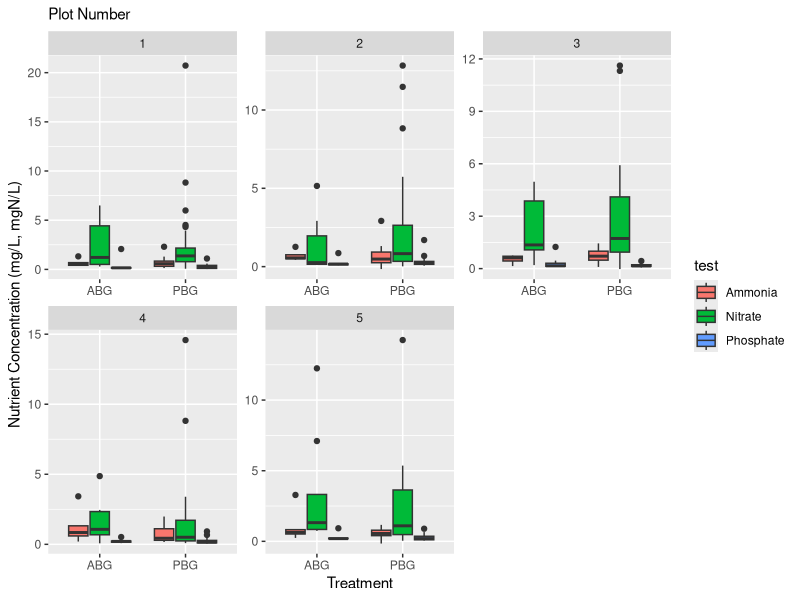

This chart was generated by the following R code:
## ---- chunk 1
knitr::opts_chunk$set(echo = TRUE)
## ---- chunk 2
library(tidyverse)
## ---- chunk 3
rawPBGN <- read.csv("PBG_N_compiled_raw_2021.csv", stringsAsFactors = TRUE)
rawPBGP <- read.csv("PBG_P_compiled_raw_2021.csv", stringsAsFactors = TRUE)
rawPBGtrts <- read.csv("PBG_trts.csv", stringsAsFactors = TRUE)
## ---- chunk 4
pbgPN <- rbind(rawPBGP, rawPBGN)
## ---- chunk 5
FilteredUpgbPN <- pbgPN %>% 
  filter(grepl('U', sample))
## ---- chunk 6
dim(FilteredUpgbPN)
dim(unique(FilteredUpgbPN))
## ---- chunk 7
maxDilutionPBG <- FilteredUpgbPN %>% 
  group_by(Sample) %>% 
  filter(dilution == max(dilution, na.rm = TRUE)) %>% 
  ungroup()
## ---- chunk 8
PNTreatment <- maxDilutionPBG %>% 
  separate(col = Sample, into = c('watershed', 'transect', 'plot', 'elm'), sep = '-') %>% 
  select(-c(elm)) %>% 
  merge(rawPBGtrts) %>% 
  select(c(treatment, watershed, transect, plot, concentration, units, test)) %>% 
  rename(temp = test) %>% 
  mutate(test = ifelse(temp=="HCl PO4_1",
    "Phosphate",ifelse(temp=="KCL NO3_NO2 2", "Nitrate", "Ammonia"
  )))

PNTreatment <- PNTreatment %>% 
  select(-c(temp)) %>% 
  transform(concentration = as.numeric(concentration), plot = as.factor(plot), test = as.factor(test), treatment = as.factor(treatment)) 
  
## ---- chunk 9
ggplot(PNTreatment, aes(x=treatment, y=concentration, fill=test), dpi = 500) +
  geom_boxplot(lwd = .5) +
  facet_wrap("plot", scales = "free") +
  labs(
    subtitle = "Plot Number",
    y = "Nutrient Concentration (mg/L, mgN/L)",
    x = "Treatment"
  ) 

